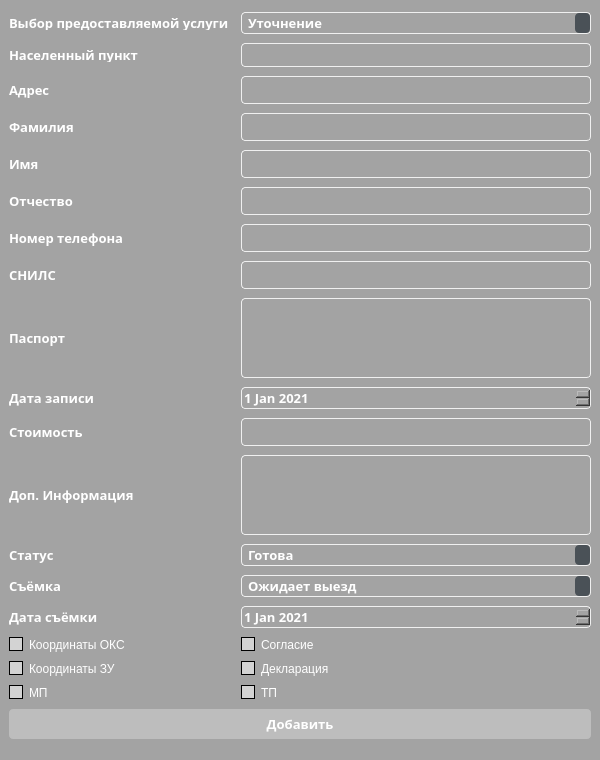
<?xml version="1.0" encoding="UTF-8"?>
<ui version="4.0">
 <class>addFormUi</class>
 <widget class="QMainWindow" name="addFormUi">
  <property name="geometry">
   <rect>
    <x>0</x>
    <y>0</y>
    <width>600</width>
    <height>760</height>
   </rect>
  </property>
  <property name="sizePolicy">
   <sizepolicy hsizetype="Fixed" vsizetype="Fixed">
    <horstretch>0</horstretch>
    <verstretch>0</verstretch>
   </sizepolicy>
  </property>
  <property name="minimumSize">
   <size>
    <width>600</width>
    <height>760</height>
   </size>
  </property>
  <property name="maximumSize">
   <size>
    <width>600</width>
    <height>760</height>
   </size>
  </property>
  <property name="font">
   <font>
    <pointsize>10</pointsize>
   </font>
  </property>
  <property name="windowTitle">
   <string>Заполнение данных</string>
  </property>
  <property name="styleSheet">
   <string notr="true">/*-----QWidget-----*/
QWidget
{
	background-color: #a3a3a3;
	color: #fff;
	selection-background-color: #fff;
	selection-color: #000;

}


/*-----QLabel-----*/
QLabel
{
	background-color: transparent;
	color: #fff;

}


/*-----QToolButton-----*/
QToolButton 
{
	background-color: transparent;
	color: #fff;
	padding: 3px;
	margin-left: 1px;
}


QToolButton:hover
{
	background-color: rgba(70,162,218,50%);
	border: 1px solid #46a2da;
	color: #000;
	
}


QToolButton:pressed
{
	background-color: #727272;
	border: 1px solid #46a2da;

}


QToolButton:checked
{
	background-color: #727272;
	border: 1px solid #222;
}


/*-----QPushButton-----*/
QPushButton
{
	background-color: #bdbdbd;
	color: #fff;
	min-width: 80px;
	border-radius: 4px;
	padding: 5px;

}


QPushButton::flat
{
	background-color: transparent;
	border: none;
	color: #000;

}


QPushButton::disabled
{
	background-color: #606060;
	color: #959595;
	border-color: #051a39;

}


QPushButton::hover
{
	background-color: #707070;
	border: 1px solid #fff;

}


QPushButton::pressed
{
	background-color: #bdbdbd;
	border: 1px solid #fff;

}


QPushButton::checked
{
	background-color: #707070;
	border: 1px solid #fff;

}


/*-----QLineEdit-----*/
QLineEdit
{
	background-color: #lightgray;
	color : #fff;
	border: 1px solid #f0f0f0;
	padding: 3px;
	padding-left: 5px;
	border-radius: 4px;

}


/*-----QPlainTExtEdit-----*/
QPlainTextEdit
{
	background-color: #575757;
	color : #fff;
	border: 1px solid #f0f0f0;
	padding: 3px;
	padding-left: 5px;
	border-radius: 4px;

}
QTextEdit
{
	background-color: #lightgray;
	border-radius: 4px;
	border: 1px solid #f0f0f0;
}

/*-----QToolBox-----*/
QToolBox
{
	background-color: transparent;
	border: 1px solid #f0f0f0;

}


QToolBox::tab
{
	background-color: #002b2b;
	border: 1px solid #f0f0f0;

}


QToolBox::tab:hover
{
	background-color: #006d6d;
	border: 1px solid #f0f0f0;

}


/*-----QComboBox-----*/
QComboBox
{
    background-color: #lightgray;
    padding-left: 6px;
    color: #fff;
    height: 20px;
	border-radius: 4px;
	border: 1px solid #f0f0f0;

}

QComboBox::drop-down 
{
    border: 0px; /* This seems to replace the whole arrow of the combo box */
	background-color: #lightgray;
}

/* Define a new custom arrow icon for the combo box */
QComboBox::down-arrow {
	background-color: #lightgray;
    width: 14px;
    height: 14px;
}

QComboBox::disabled
{
	background-color: #575757;
	color: #656565;
	border-color: #051a39;

}


QComboBox:on
{
    background-color: #4a5157;
	color: #fff;

}


QComboBox QAbstractItemView
{
    background-color: #4a5157;
    color: #fff;
    selection-background-color: #002b2b;
	selection-color: #fff;
    outline: 0;

}


QComboBox::drop-down
{
	background-color: #4a5157;
    subcontrol-origin: padding;
    subcontrol-position: top right;
	border-radius: 4px;
    width: 15px;

}



QDateEdit
{
		background-color: #lightgray;
		border: 1px solid #f0f0f0;
		border-radius: 4px;
}



/*-----QHeaderView-----*/
QHeaderView::section
{
    background-color: #4a5157;
	border: none;
    color: #fff;
	padding: 4px;
	
}


QHeaderView::section:disabled
{
    background-color: #525251;
    color: #656565;

}


QHeaderView::section:checked
{
    background-color: qlineargradient(spread:repeat, x1:1, y1:0, x2:1, y2:1, stop:0 rgba(227, 227, 227, 255),stop:1 rgba(187, 187, 187, 255));
    color: #000;

}


QHeaderView::section::vertical::first,
QHeaderView::section::vertical::only-one
{
    border-left: 1px solid #003333;

}


QHeaderView::section::vertical
{
    border-left: 1px solid #003333;
}


QHeaderView::section::horizontal::first,
QHeaderView::section::horizontal::only-one
{
    border-left: 1px solid #003333;

}


QHeaderView::section::horizontal
{
    border-left: 1px solid #003333;

}


QTableCornerButton::section
{
    background-color: qlineargradient(spread:repeat, x1:1, y1:0, x2:1, y2:1, stop:0 rgba(227, 227, 227, 255),stop:1 rgba(187, 187, 187, 255));
	border: 1px solid #000;
    color: #fff;

}


/*-----QCalendarWidget-----*/
QCalendarWidget QToolButton
{
  	background-color: transparent;
  	color: white;

}


QCalendarWidget QToolButton::hover
{
	background-color: #006666;
	border: 1px solid #006666;
	color: #fff;

}


QCalendarWidget QMenu 
{
	width: 120px;
	left: 20px;
	color: white;

}


QCalendarWidget QWidget 
{ 
	alternate-background-color: #4a5157; 
	color: #fff;

}


QCalendarWidget QAbstractItemView:enabled 
{
	color: #fff;  
	background-color: #a0a0a3;  
	selection-background-color: #d4d4d4; 
	selection-color: #fff; 

}


QCalendarWidget QAbstractItemView:disabled 
{ 
	color: #404040; 

}


/*-----QTreeWidget-----*/
QTreeView
{
	show-decoration-selected: 0;
	alternate-background-color: transparent;
	background-color: transparent;
   	border: none;
	color: #fff;
	font: 8pt;

}


QTreeView::item:selected
{
	color:#fff;
	background-color: #002b2b;
	border-radius: 0px;

}


QTreeView::item:!selected:hover
{
    background-color: #5e5e5e;
    border: none;
    color: white;

}


QTreeView::branch:has-children:!has-siblings:closed,
QTreeView::branch:closed:has-children:has-siblings 
{
	image: url(://tree-closed.png);

}


QTreeView::branch:open:has-children:!has-siblings,
QTreeView::branch:open:has-children:has-siblings  
{
	image: url(://tree-open.png);

}


/*-----QListView-----*/
QListView 
{
	background-color: transparent;
	alternate-background-color: transparent;
    border : none;
    color: #fff;
    show-decoration-selected: 1; 
    outline: 0;
   	border: 1px solid #f0f0f0;

}


QListView::disabled 
{
	background-color: #656565;
	color: #1b1b1b;
    border: 1px solid #656565;

}


QListView::item 
{
	background-color: transparent;
    padding: 1px;

}


QListView::item:selected 
{
	background-color: #002b2b;
	border: 1px solid #002b2b;
	color: #fff;

}


QListView::item:selected:!active 
{
	background-color: #002b2b;
	border: 1px solid #002b2b;
	color: #fff;

}


QListView::item:selected:active 
{
	background-color: #002b2b;
	border: 1px solid #002b2b;
	color: #fff;

}


QListView::item:hover {
    background-color: #5e5e5e;
    border: none;
    color: #000;

}


/*-----QCheckBox-----*/
QCheckBox
{
	background-color: transparent;
    color: #fff;
	border: none;

}


QCheckBox::indicator
{
    background-color: lightgray;
    border: 1px solid #000;
    width: 12px;
    height: 12px;

}


QCheckBox::indicator:checked
{
    image:url(&quot;./ressources/check.png&quot;);
	background-color: #002b2b;
    border: 1px solid #3a546e;

}


QCheckBox::indicator:unchecked:hover
{
	border: 1px solid #46a2da; 

}


QCheckBox::disabled
{
	color: #656565;

}


QCheckBox::indicator:disabled
{
	background-color: #656565;
	color: #656565;
    border: 1px solid #656565;

}


/*-----QRadioButton-----*/
QRadioButton 
{
	color: #fff;
	background-color: transparent;

}


QRadioButton::indicator::unchecked:hover 
{
	background-color: #d3d3d3;
	border: 2px solid #002b2b;
	border-radius: 6px;
}


QRadioButton::indicator::checked 
{
	border: 2px solid #52beff;
	border-radius: 6px;
	background-color: #002b2b;  
	width: 9px; 
	height: 9px; 

}


/*-----QScrollBar-----*/
QScrollBar:vertical 
{
   border: none;
   width: 12px;

}


QScrollBar::handle:vertical 
{
   border: none;
   border-radius : 0px;
   background-color: #7a7a7a;
   min-height: 80px;
   width : 12px;

}


QScrollBar::handle:vertical:pressed
{
   background-color: #5d5f60; 

}


QScrollBar::add-line:vertical
{
   border: none;
   background: transparent;
   height: 0px;
   subcontrol-position: bottom;
   subcontrol-origin: margin;

}


QScrollBar::add-line:vertical:hover 
{
   background-color: transparent;

}


QScrollBar::add-line:vertical:pressed 
{
   background-color: #3f3f3f;

}


QScrollBar::sub-line:vertical
{
   border: none;
   background: transparent;
   height: 0px;

}


QScrollBar::sub-line:vertical:hover 
{
   background-color: transparent;

}


QScrollBar::sub-line:vertical:pressed 
{
   background-color: #3f3f3f;

}


QScrollBar::up-arrow:vertical
{
   width: 0px;
   height: 0px;
   background: transparent;

}


QScrollBar::down-arrow:vertical 
{
   width: 0px;
   height: 0px;
   background: transparent;

}


QScrollBar::add-page:vertical, QScrollBar::sub-page:vertical
{
   background-color: #222222;
	
}


QScrollBar:horizontal 
{
   border: none;
   height: 12px;

}


QScrollBar::handle:horizontal 
{
   border: none;
   border-radius : 0px;
   background-color: #7a7a7a;
   min-height: 80px;
   height : 12px;

}


QScrollBar::handle:horizontal:pressed
{
   background-color: #5d5f60; 

}


QScrollBar::add-line:horizontal
{
   border: none;
   background: transparent;
   height: 0px;
   subcontrol-position: bottom;
   subcontrol-origin: margin;

}


QScrollBar::add-line:horizontal:hover 
{
   background-color: transparent;

}


QScrollBar::add-line:horizontal:pressed 
{
   background-color: #3f3f3f;

}


QScrollBar::sub-line:horizontal
{
   border: none;
   background: transparent;
   height: 0px;

}


QScrollBar::sub-line:horizontal:hover 
{
   background-color: transparent;

}


QScrollBar::sub-line:horizontal:pressed 
{
   background-color: #3f3f3f;

}


QScrollBar::up-arrow:horizontal
{
   width: 0px;
   height: 0px;
   background: transparent;

}


QScrollBar::down-arrow:horizontal 
{
   width: 0px;
   height: 0px;
   background: transparent;

}


QScrollBar::add-page:horizontal, QScrollBar::sub-page:horizontal
{
   background-color: #222222;
	
}

</string>
  </property>
  <widget class="QWidget" name="centralwidget">
   <property name="minimumSize">
    <size>
     <width>600</width>
     <height>750</height>
    </size>
   </property>
   <property name="font">
    <font>
     <family>Yu Gothic UI</family>
     <pointsize>9</pointsize>
    </font>
   </property>
   <layout class="QGridLayout" name="gridLayout">
    <item row="31" column="2">
     <widget class="QDateEdit" name="dateEditDataWork">
      <property name="font">
       <font>
        <family>Kartika</family>
        <pointsize>10</pointsize>
        <weight>75</weight>
        <bold>true</bold>
       </font>
      </property>
      <property name="date">
       <date>
        <year>2021</year>
        <month>1</month>
        <day>1</day>
       </date>
      </property>
     </widget>
    </item>
    <item row="10" column="2">
     <widget class="QLineEdit" name="lineEditMiddleName">
      <property name="font">
       <font>
        <family>Kartika</family>
        <pointsize>10</pointsize>
        <weight>75</weight>
        <bold>true</bold>
       </font>
      </property>
     </widget>
    </item>
    <item row="3" column="0">
     <widget class="QLabel" name="labelService">
      <property name="sizePolicy">
       <sizepolicy hsizetype="Expanding" vsizetype="Expanding">
        <horstretch>0</horstretch>
        <verstretch>0</verstretch>
       </sizepolicy>
      </property>
      <property name="maximumSize">
       <size>
        <width>16777215</width>
        <height>15</height>
       </size>
      </property>
      <property name="font">
       <font>
        <family>Kartika</family>
        <pointsize>10</pointsize>
        <weight>75</weight>
        <bold>true</bold>
       </font>
      </property>
      <property name="text">
       <string>Выбор предоставляемой услуги</string>
      </property>
      <property name="alignment">
       <set>Qt::AlignLeading|Qt::AlignLeft|Qt::AlignVCenter</set>
      </property>
     </widget>
    </item>
    <item row="5" column="0">
     <widget class="QLabel" name="labelCity">
      <property name="maximumSize">
       <size>
        <width>16777215</width>
        <height>15</height>
       </size>
      </property>
      <property name="font">
       <font>
        <family>Kartika</family>
        <pointsize>10</pointsize>
        <weight>75</weight>
        <bold>true</bold>
       </font>
      </property>
      <property name="text">
       <string>Населенный пункт</string>
      </property>
      <property name="alignment">
       <set>Qt::AlignLeading|Qt::AlignLeft|Qt::AlignVCenter</set>
      </property>
     </widget>
    </item>
    <item row="3" column="2">
     <widget class="QComboBox" name="comboBoxProvideServices">
      <property name="font">
       <font>
        <family>Kartika</family>
        <pointsize>10</pointsize>
        <weight>75</weight>
        <bold>true</bold>
       </font>
      </property>
      <item>
       <property name="text">
        <string>Уточнение</string>
       </property>
      </item>
      <item>
       <property name="text">
        <string>Образование</string>
       </property>
      </item>
      <item>
       <property name="text">
        <string>Технический план</string>
       </property>
      </item>
      <item>
       <property name="text">
        <string>Перераспределение</string>
       </property>
      </item>
      <item>
       <property name="text">
        <string>Раздел</string>
       </property>
      </item>
     </widget>
    </item>
    <item row="26" column="0">
     <widget class="QLabel" name="labelPrice">
      <property name="font">
       <font>
        <family>Kartika</family>
        <pointsize>10</pointsize>
        <weight>75</weight>
        <bold>true</bold>
       </font>
      </property>
      <property name="text">
       <string>Стоимость</string>
      </property>
     </widget>
    </item>
    <item row="27" column="0">
     <widget class="QLabel" name="labelInfo">
      <property name="font">
       <font>
        <family>Kartika</family>
        <pointsize>10</pointsize>
        <weight>75</weight>
        <bold>true</bold>
       </font>
      </property>
      <property name="text">
       <string>Доп. Информация</string>
      </property>
     </widget>
    </item>
    <item row="31" column="0">
     <widget class="QLabel" name="labelDataWork">
      <property name="font">
       <font>
        <family>Kartika</family>
        <pointsize>10</pointsize>
        <weight>75</weight>
        <bold>true</bold>
       </font>
      </property>
      <property name="text">
       <string>Дата съёмки</string>
      </property>
     </widget>
    </item>
    <item row="19" column="0">
     <widget class="QLabel" name="labelPassport">
      <property name="font">
       <font>
        <family>Kartika</family>
        <pointsize>10</pointsize>
        <weight>75</weight>
        <bold>true</bold>
       </font>
      </property>
      <property name="text">
       <string>Паспорт</string>
      </property>
     </widget>
    </item>
    <item row="11" column="2">
     <widget class="QLineEdit" name="lineEditTelefone">
      <property name="font">
       <font>
        <family>Kartika</family>
        <pointsize>10</pointsize>
        <weight>75</weight>
        <bold>true</bold>
       </font>
      </property>
     </widget>
    </item>
    <item row="26" column="2">
     <widget class="QLineEdit" name="lineEditPrice">
      <property name="font">
       <font>
        <family>Kartika</family>
        <pointsize>10</pointsize>
        <weight>75</weight>
        <bold>true</bold>
       </font>
      </property>
     </widget>
    </item>
    <item row="20" column="0">
     <widget class="QLabel" name="labelDate">
      <property name="font">
       <font>
        <family>Kartika</family>
        <pointsize>10</pointsize>
        <weight>75</weight>
        <bold>true</bold>
       </font>
      </property>
      <property name="text">
       <string>Дата записи</string>
      </property>
     </widget>
    </item>
    <item row="11" column="0">
     <widget class="QLabel" name="labelTelefone">
      <property name="font">
       <font>
        <family>Kartika</family>
        <pointsize>10</pointsize>
        <weight>75</weight>
        <bold>true</bold>
       </font>
      </property>
      <property name="text">
       <string>Номер телефона</string>
      </property>
     </widget>
    </item>
    <item row="10" column="0">
     <widget class="QLabel" name="labelMiddleName">
      <property name="font">
       <font>
        <family>Kartika</family>
        <pointsize>10</pointsize>
        <weight>75</weight>
        <bold>true</bold>
       </font>
      </property>
      <property name="text">
       <string>Отчество</string>
      </property>
     </widget>
    </item>
    <item row="7" column="0">
     <widget class="QLabel" name="labelAddress">
      <property name="font">
       <font>
        <family>Kartika</family>
        <pointsize>10</pointsize>
        <weight>75</weight>
        <bold>true</bold>
       </font>
      </property>
      <property name="text">
       <string>Адрес</string>
      </property>
     </widget>
    </item>
    <item row="9" column="2">
     <widget class="QLineEdit" name="lineEditName">
      <property name="font">
       <font>
        <family>Kartika</family>
        <pointsize>10</pointsize>
        <weight>75</weight>
        <bold>true</bold>
       </font>
      </property>
     </widget>
    </item>
    <item row="9" column="0">
     <widget class="QLabel" name="labelName">
      <property name="font">
       <font>
        <family>Kartika</family>
        <pointsize>10</pointsize>
        <weight>75</weight>
        <bold>true</bold>
       </font>
      </property>
      <property name="text">
       <string>Имя</string>
      </property>
     </widget>
    </item>
    <item row="16" column="0">
     <widget class="QLabel" name="labelSnils">
      <property name="font">
       <font>
        <family>Kartika</family>
        <pointsize>10</pointsize>
        <weight>75</weight>
        <bold>true</bold>
       </font>
      </property>
      <property name="text">
       <string>СНИЛС</string>
      </property>
     </widget>
    </item>
    <item row="8" column="0">
     <widget class="QLabel" name="labelSurname">
      <property name="font">
       <font>
        <family>Kartika</family>
        <pointsize>10</pointsize>
        <weight>75</weight>
        <bold>true</bold>
       </font>
      </property>
      <property name="text">
       <string>Фамилия</string>
      </property>
     </widget>
    </item>
    <item row="44" column="0" colspan="3">
     <widget class="QPushButton" name="pushButton">
      <property name="minimumSize">
       <size>
        <width>90</width>
        <height>30</height>
       </size>
      </property>
      <property name="font">
       <font>
        <family>Kartika</family>
        <pointsize>10</pointsize>
        <weight>75</weight>
        <bold>true</bold>
       </font>
      </property>
      <property name="text">
       <string>Добавить</string>
      </property>
     </widget>
    </item>
    <item row="19" column="2">
     <widget class="QTextEdit" name="textEditPassport">
      <property name="sizePolicy">
       <sizepolicy hsizetype="Fixed" vsizetype="Fixed">
        <horstretch>0</horstretch>
        <verstretch>0</verstretch>
       </sizepolicy>
      </property>
      <property name="minimumSize">
       <size>
        <width>350</width>
        <height>80</height>
       </size>
      </property>
      <property name="maximumSize">
       <size>
        <width>355</width>
        <height>80</height>
       </size>
      </property>
      <property name="font">
       <font>
        <family>Kartika</family>
        <pointsize>10</pointsize>
        <weight>75</weight>
        <bold>true</bold>
       </font>
      </property>
     </widget>
    </item>
    <item row="28" column="0">
     <widget class="QLabel" name="labelStatus">
      <property name="font">
       <font>
        <family>Kartika</family>
        <pointsize>10</pointsize>
        <weight>75</weight>
        <bold>true</bold>
       </font>
      </property>
      <property name="text">
       <string>Статус</string>
      </property>
     </widget>
    </item>
    <item row="27" column="2">
     <widget class="QTextEdit" name="textEditInfo">
      <property name="sizePolicy">
       <sizepolicy hsizetype="Fixed" vsizetype="Fixed">
        <horstretch>0</horstretch>
        <verstretch>0</verstretch>
       </sizepolicy>
      </property>
      <property name="minimumSize">
       <size>
        <width>350</width>
        <height>80</height>
       </size>
      </property>
      <property name="maximumSize">
       <size>
        <width>350</width>
        <height>80</height>
       </size>
      </property>
      <property name="font">
       <font>
        <family>Kartika</family>
        <pointsize>10</pointsize>
        <weight>75</weight>
        <bold>true</bold>
       </font>
      </property>
     </widget>
    </item>
    <item row="30" column="0">
     <widget class="QLabel" name="labelWork">
      <property name="font">
       <font>
        <family>Kartika</family>
        <pointsize>10</pointsize>
        <weight>75</weight>
        <bold>true</bold>
       </font>
      </property>
      <property name="text">
       <string>Съёмка</string>
      </property>
     </widget>
    </item>
    <item row="28" column="2">
     <widget class="QComboBox" name="comboBoxStatus">
      <property name="font">
       <font>
        <family>Kartika</family>
        <pointsize>10</pointsize>
        <weight>75</weight>
        <bold>true</bold>
       </font>
      </property>
      <item>
       <property name="text">
        <string>Готова</string>
       </property>
      </item>
      <item>
       <property name="text">
        <string>В редакции</string>
       </property>
      </item>
      <item>
       <property name="text">
        <string>В разработке</string>
       </property>
      </item>
     </widget>
    </item>
    <item row="8" column="2">
     <widget class="QLineEdit" name="lineEditSurname">
      <property name="font">
       <font>
        <family>Kartika</family>
        <pointsize>10</pointsize>
        <weight>75</weight>
        <bold>true</bold>
       </font>
      </property>
     </widget>
    </item>
    <item row="7" column="2">
     <widget class="QLineEdit" name="lineEditAddress">
      <property name="font">
       <font>
        <family>Kartika</family>
        <pointsize>10</pointsize>
        <weight>75</weight>
        <bold>true</bold>
       </font>
      </property>
     </widget>
    </item>
    <item row="20" column="2">
     <widget class="QDateEdit" name="dateEditDate">
      <property name="font">
       <font>
        <family>Kartika</family>
        <pointsize>10</pointsize>
        <weight>75</weight>
        <bold>true</bold>
       </font>
      </property>
      <property name="date">
       <date>
        <year>2021</year>
        <month>1</month>
        <day>1</day>
       </date>
      </property>
     </widget>
    </item>
    <item row="30" column="2">
     <widget class="QComboBox" name="comboBoxWork">
      <property name="font">
       <font>
        <family>Kartika</family>
        <pointsize>10</pointsize>
        <weight>75</weight>
        <bold>true</bold>
       </font>
      </property>
      <item>
       <property name="text">
        <string>Ожидает выезд</string>
       </property>
      </item>
      <item>
       <property name="text">
        <string>В обработке</string>
       </property>
      </item>
      <item>
       <property name="text">
        <string>Готова</string>
       </property>
      </item>
     </widget>
    </item>
    <item row="16" column="2">
     <widget class="QLineEdit" name="lineEditSnils">
      <property name="font">
       <font>
        <family>Kartika</family>
        <pointsize>10</pointsize>
        <weight>75</weight>
        <bold>true</bold>
       </font>
      </property>
     </widget>
    </item>
    <item row="5" column="2">
     <widget class="QLineEdit" name="lineEditCity"/>
    </item>
    <item row="32" column="0">
     <widget class="QCheckBox" name="checkBoxOks">
      <property name="text">
       <string>Координаты ОКС</string>
      </property>
     </widget>
    </item>
    <item row="33" column="0">
     <widget class="QCheckBox" name="checkBoxZu">
      <property name="text">
       <string>Координаты ЗУ</string>
      </property>
     </widget>
    </item>
    <item row="32" column="2">
     <widget class="QCheckBox" name="checkBoxConsent">
      <property name="text">
       <string>Согласие</string>
      </property>
     </widget>
    </item>
    <item row="33" column="2">
     <widget class="QCheckBox" name="checkBoxDeclaration">
      <property name="text">
       <string>Декларация</string>
      </property>
     </widget>
    </item>
    <item row="36" column="0">
     <widget class="QCheckBox" name="checkBoxMp">
      <property name="text">
       <string>МП</string>
      </property>
     </widget>
    </item>
    <item row="36" column="2">
     <widget class="QCheckBox" name="checkBoxTp">
      <property name="text">
       <string>ТП</string>
      </property>
     </widget>
    </item>
   </layout>
  </widget>
 </widget>
 <resources/>
 <connections/>
</ui>
